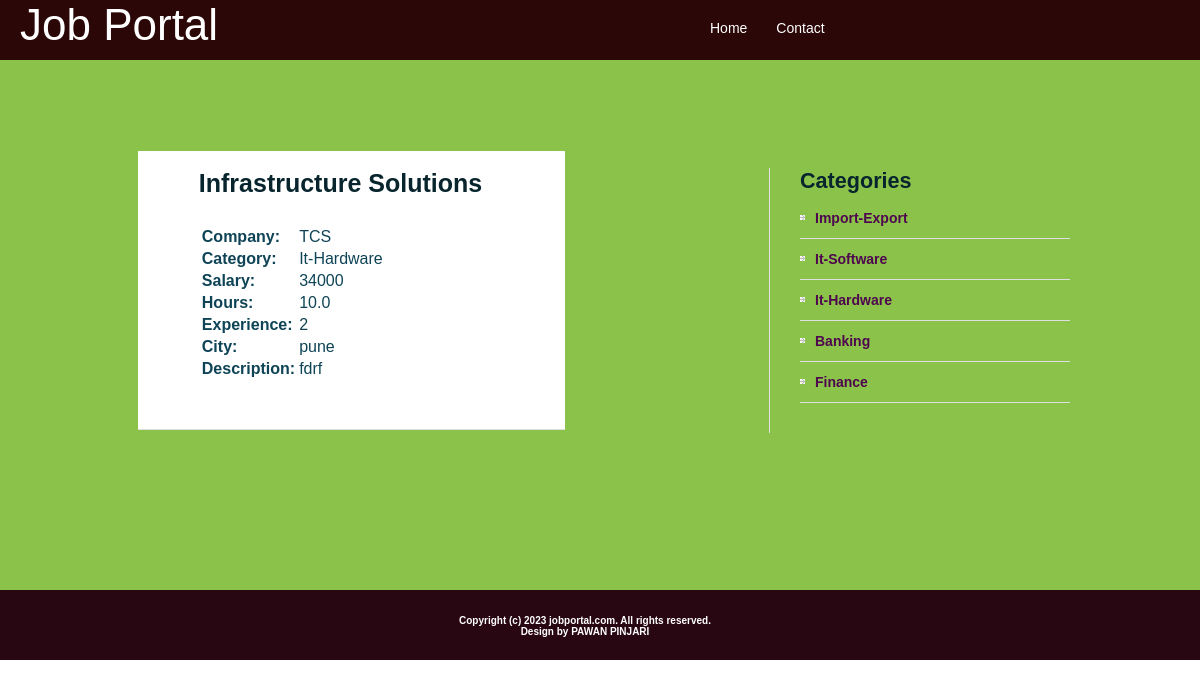
/job_details.php?id=18, run on the app's committed database.
### tables this page shows
CREATE TABLE `jobs` (
  `j_id` int(4) NOT NULL auto_increment,
  `j_company` varchar(40) NOT NULL, 
  `j_category` varchar(40) NOT NULL,
  `j_owner_name` varchar(30) NOT NULL,
  `j_title` varchar(30) NOT NULL,
  `j_hours` float(3,1) NOT NULL,
  `j_salary` int(10) NOT NULL,
  `j_experience` int(3) NOT NULL,
  `j_discription` varchar(300) NOT NULL,
  `j_city` varchar(20) NOT NULL,
  `j_active` int(1) NOT NULL default '0',
  PRIMARY KEY  (`j_id`)
);

CREATE TABLE `categories` (
  `cat_id` int(4) NOT NULL auto_increment,
  `cat_nm` varchar(30) NOT NULL,
  PRIMARY KEY  (`cat_id`)
);

### job_details.php (the view, shortened to what this page needs)
<?php session_start();
require_once 'includes/config.php';
$q = "select * from jobs where j_id =".$_GET['id'];
	$res = mysqli_query($db,$q) or die("Wrong Query");
	$row = mysqli_fetch_assoc($res);
?>
<html xmlns="http://www.w3.org/1999/xhtml">
<head>
<?php
include("includes/head.inc.php");
?>
</head>
<body>
<div id="header-wrapper" >
	<div id="header">
	<div id="menu">
		<?php
		include("includes/menu.inc.php");
		?>
		</div>
		<div id="search">
		<?php
		include("includes/logo.inc.php");
		?>
		</div>
	</div>
</div>
<div id="wrapper">
	<div id="page">
		<div id="page-bgtop">
			<div id="content">
				<div class="post reg-content job_details" >
					<h2 class="title"><?php echo $row['j_title']; ?></h2>
					<div class="entry">
						<table width="100%" border="0">
						<?php
						echo '<tr><td width="30%"><b>Company:</b><td>'.$row['j_company'].'</td></tr>
								<tr><td><b>Category:</b></td><td>'.$row['j_category'].'</td></tr>
								<tr><td><b>Salary:</b></td><td>'.$row['j_salary'].'</td></tr>
								<tr><td><b>Hours:</b></td><td>'.$row['j_hours'].'</td></tr>
								<tr><td><b>Experience:</b></td><td>'.$row['j_experience'].'</td></tr>
								<tr><td><b>City:</b></td><td>'.$row['j_city'].'</td></tr>
								<tr><td><b>Description:</b></td><td>'.$row['j_discription'].'</tr>
								';
						?>
						</table>
					</div>
				</div>
			</div>
			<br><br>
			<div id="sidebar">
			<?php
		include("includes/sidebar.inc.php");
		?>
			</div>
			<div style="clear: both;">&nbsp;</div>
		</div>
	</div>
</div>
<div id="footer-bgcontent">
	<div id="footer">
		<?php
		include("includes/footer.inc.php");
		?>
	</div>
</div>
</body>
</html>

### includes/sidebar.inc.php (shortened to what this page needs)
<ul>
		<?php
					require_once 'includes/config.php';
				?>
	<li>
		<h2><b>Categories</b></h2>
		<ul>
			<?php
						$q="select * from categories";
						$res=mysqli_query($db,$q) or die("cant connect");
						while($row=mysqli_fetch_assoc($res))
						{
							echo '<li><a href="jobs_by_category.php?cat='.$row['cat_nm'].'">'.$row['cat_nm'].'</a></li>';
						}
			?>
		</ul>
	</li>
</ul>

### style.css (style rules this page uses)
body { margin: 0px; padding: 0; font-family: Arial, Helvetica, sans-serif; font-size: 12px; color: #0E4456; }
h1, h2, h3 { margin: 0; font-weight: normal; color: #08252E; }
h2 { font-size: 18px; }
p, ul, ol { margin-top: 0; line-height: 220%; text-align: justify; }
ul { color: white; }
a { color: rgb(78, 6, 78); }
#wrapper { height: 500px; background-color: #eef1ea; background-color: #8bc34a; margin: 0px; padding: 30px 0px 0px 0px; }
#header-wrapper { margin: 0px; padding: 0px; }
#header { width: 100%; height: 60px; margin: 0 auto; background-color: rgb(43, 7, 7); }
#menu { float: right; width: 690px; height: 60px; }
#page { width: 1000px; margin: 0 auto; padding: 0px; }
#page-bgtop { padding: 0px 30px 0px 50px; }
#content { float: left; width: 610px; }
.post { margin-bottom: 45px; border-bottom: 1px solid #DFDFDF; }
.post { margin-left: 20%; }
.post .title { height: 30px; color: #08252E; font-size: 30px; font-weight: bold; color: #08252E; }
#page-bgtop h2 { font-size: 25px; }
.post .entry { padding: 10px 0 30px 0; }
#sidebar { float: right; width: 300px; font-family: Arial, Helvetica, sans-serif; font-size: 12px; border-left: 1px solid #DFDFDF; margin-top: 50px; }
#sidebar ul { margin: 0px 0px 0px 30px; padding: 0; list-style: none; line-height: normal; }
#sidebar li { margin-bottom: 30px; }
#sidebar li ul { margin: 0px; padding: 0px; }
#sidebar li li { margin: 0; padding: 12px 0px 12px 15px; border-bottom: 1px solid #DFDFDF; background: url(images/img09.jpg) no-repeat left 17px; }
#sidebar li li a { font-size: 14px; }
#sidebar h2 { height: 30px; font-size: 1.8em; font-weight: normal; }
#sidebar a { text-align: left; text-decoration: none; font-weight: bold; }
#footer-bgcontent { padding: 0px; height: 70px; color: white; background-color: #280612; }
#footer { width: 1000px; height: 49px; margin: 0 auto; padding-top: 25px; }
.reg-content { background-color: white; width: 50%; margin-left: 20%; margin-top: 2%; padding: 3%; }
.reg-content h2 { font-weight: bold; margin-bottom: 5%; }
.job_details { margin-top: 10%; margin-left: -2%; padding-left: 10%; padding-right: 10%; }

### data on the page
jobs: j_title "Infrastructure Solutions", j_company "TCS", j_category "It-Hardware", j_salary "34000", j_hours "10.0", j_experience "2", j_city "pune", j_discription "fdrf"
categories: cat_nm "Import-Export"
categories: cat_nm "It-Software"
categories: cat_nm "It-Hardware"
categories: cat_nm "Banking"
categories: cat_nm "Finance"
